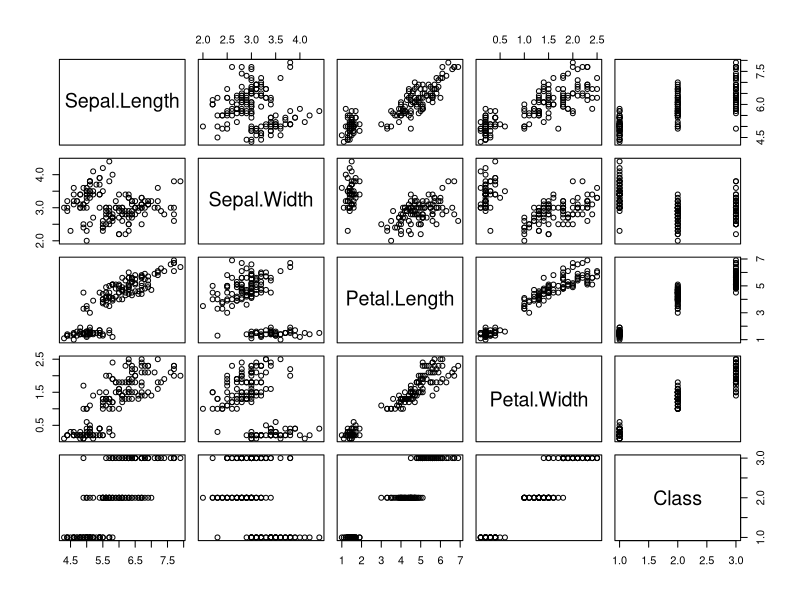
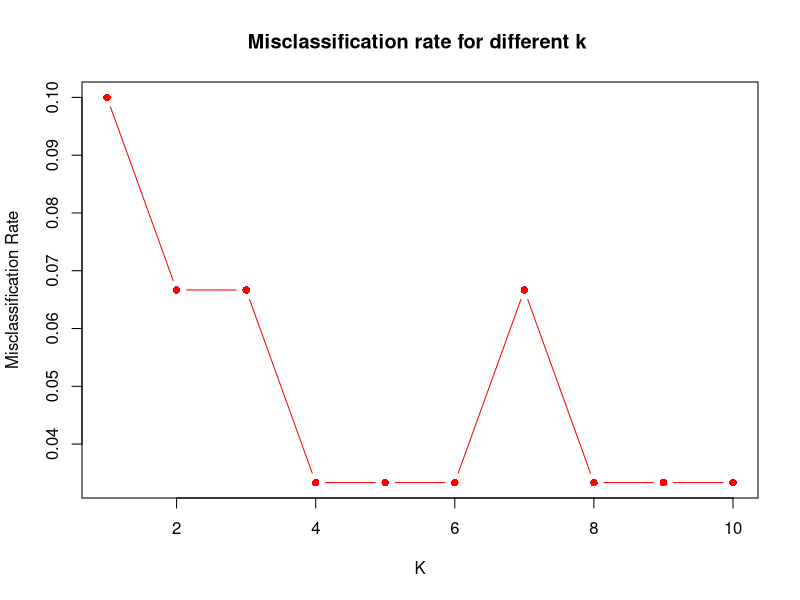
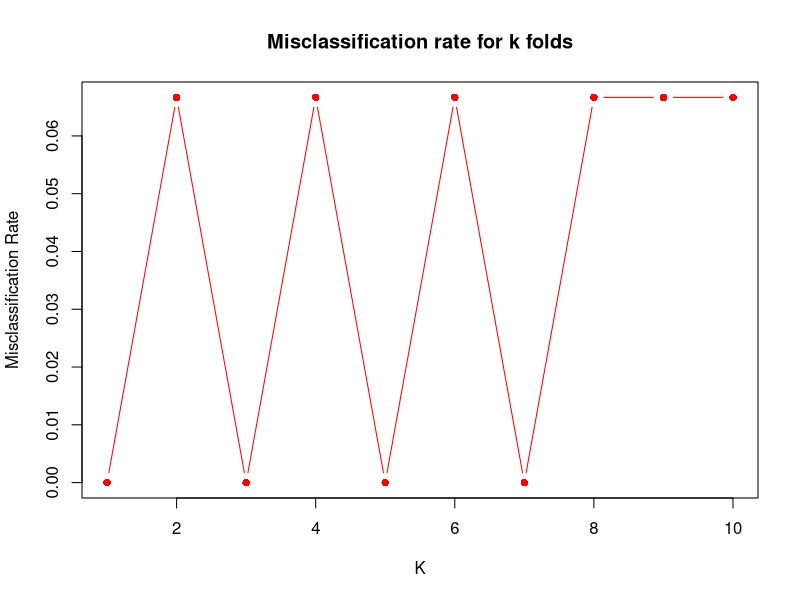
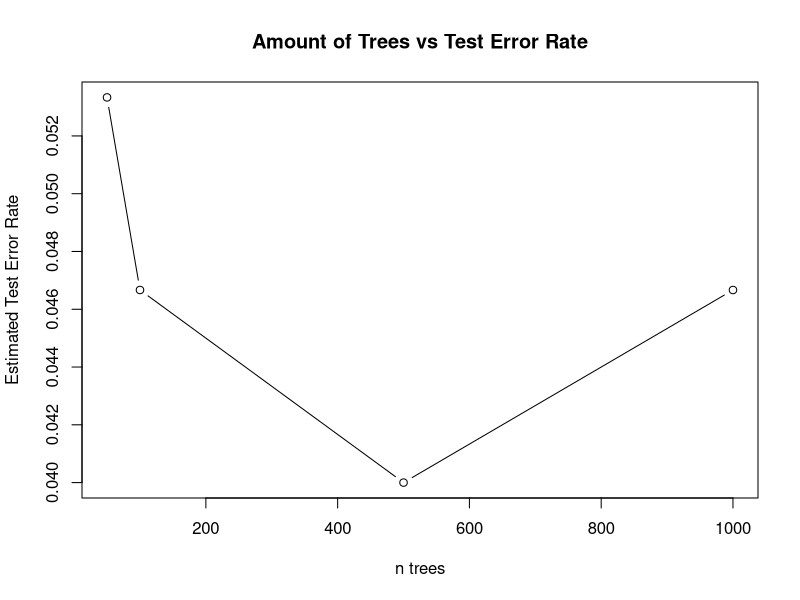
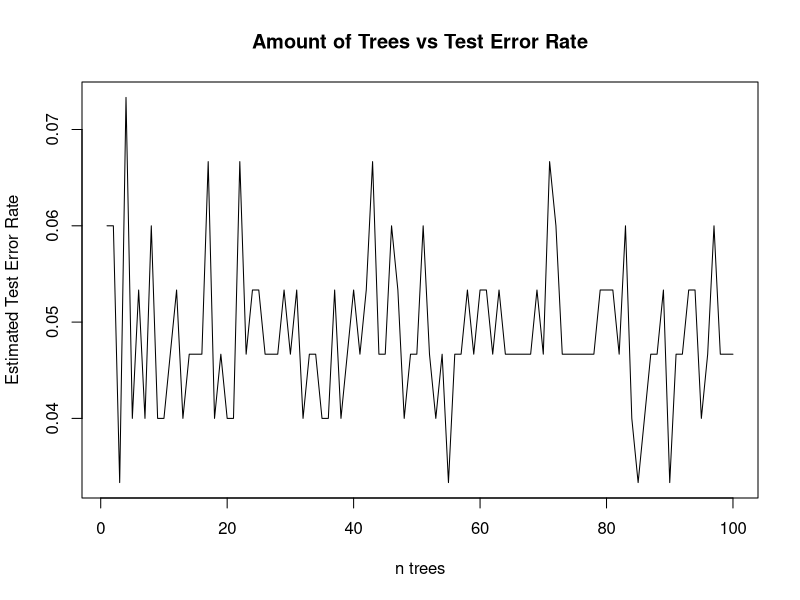
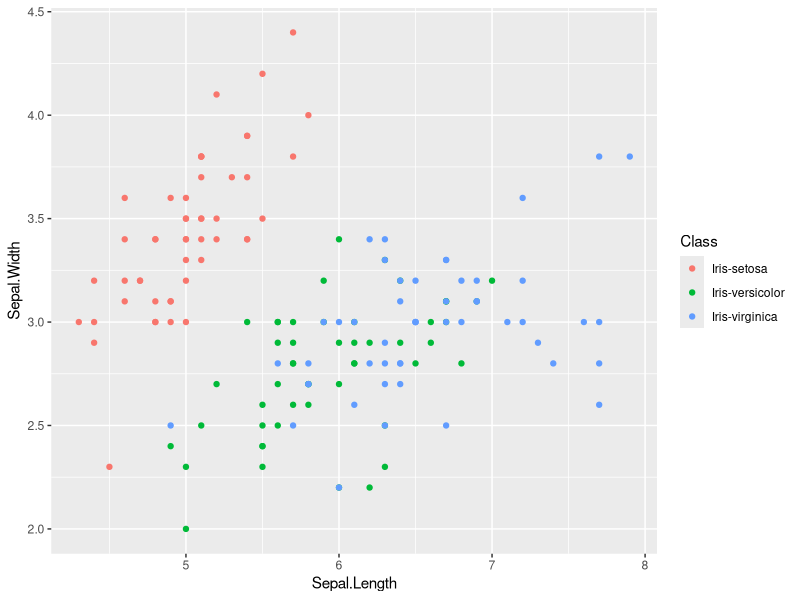
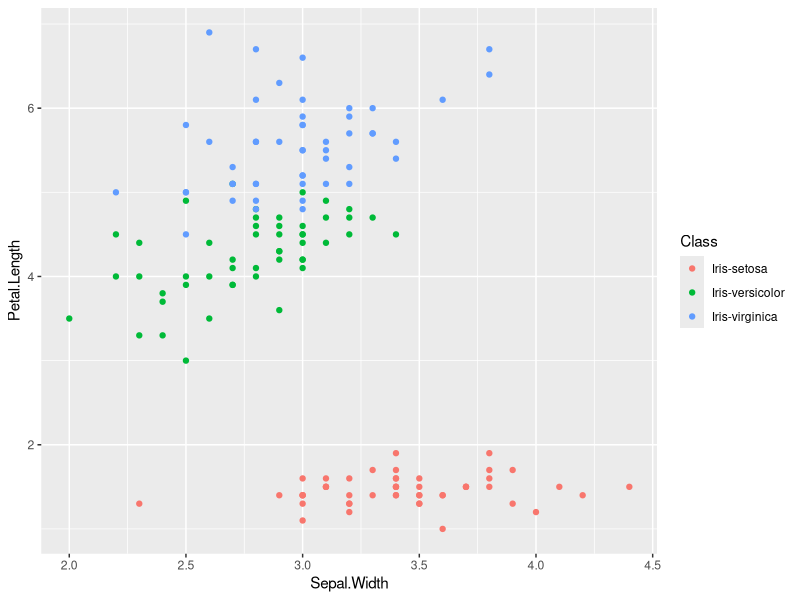
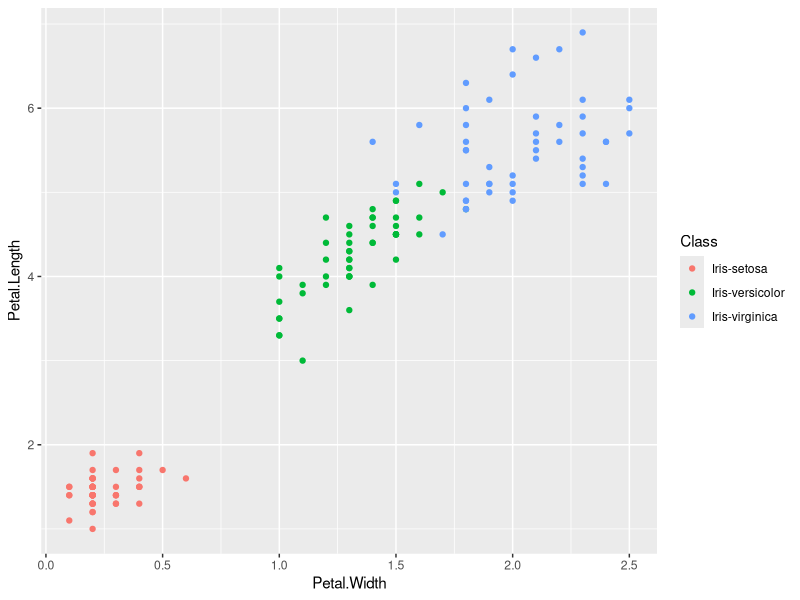

Here is the R script that generated these plots, in order:
## ---- chunk 1
knitr::opts_chunk$set(echo = TRUE)
## ---- chunk 2
#install.packages(c('randomForest', 'caret', 'class','ggplot2'))

library(class)
library(caret)
library(randomForest)
library(ggplot2)
library(MASS)

# load data from CSV
Iris <- read.csv("bezedekIris.csv")
View(Iris)
attach(Iris)

Iris$Class <- as.factor(Iris$Class) # for handling qualitative response
## ---- chunk 3
summary(Iris)
## ---- chunk 4
pairs(Iris)
## ---- chunk 5
cor(subset(Iris, select = -c(Class)))
## ---- chunk 6
set.seed(1)
k = 10
cv.error <- rep(0, k)
splits <- createFolds(Class, returnTrain = FALSE)
for(i in 1:k) {
  #Split into train and test
  test <- splits[[i]]
  train <- -(test)
  Iris.test <- Iris[test, ]
  Class.test <- Class[test]
  
  #Train model
  lda.fit <- lda(Class ~ ., data = Iris, subset = train)
  
  #Test model
  lda.pred <- predict(lda.fit, Iris.test)
  lda.class <- lda.pred$class
  cv.error[i] <- mean(lda.class != Class.test)
}
cv.error
mean(cv.error)

lda.fit <- lda(Class ~ ., data = Iris)
lda.fit
## ---- chunk 7
set.seed(1)
k = 10
cv.error <- rep(0, k)
splits <- createFolds(Class, returnTrain = FALSE)
for(i in 1:k) {
  #Split into train and test
  test <- splits[[i]]
  train <- -(test)
  Iris.test <- Iris[test, ]
  Class.test <- Class[test]
  
  #Train model
  qda.fit <- qda(Class ~ ., data = Iris, subset = train)
  
  #Test model
  qda.pred <- predict(qda.fit, Iris.test)
  qda.class <- qda.pred$class
  cv.error[i] <- mean(qda.class != Class.test)
}
cv.error
mean(cv.error)

qda.fit <- qda(Class ~ ., data = Iris)
qda.fit
## ---- chunk 8
set.seed(300)
##Divide the dataset randomly into train and test
train_indices = sample(1:nrow(Iris), 0.8 * nrow(Iris))
train_data=Iris[train_indices, ]
test_data=Iris[-train_indices, ]

## Choose the predictors and the response from the dataframe
predictors=names(train_data)[1:4]
response="Class"
correct_classification=numeric()
misclassification_rates=numeric()

## Fit the knn model on different values of k from 1 to 10
for (k_value in 1:10) {
  knn_predictions=knn(train = train_data[, predictors], test = test_data[, predictors], cl = train_data[, response], k = k_value)
  confusion_matrix=table(Actual = test_data[, response], Predicted = knn_predictions)
  ##Calculate the error using confusion matrix
  correct_classification=sum(diag(confusion_matrix)) / sum(confusion_matrix)
  misclassification_rate=1 - correct_classification
  misclassification_rates=c(misclassification_rates, misclassification_rate)
  sprintf("K = %s",k_value)
  sprintf("The confusion matrix of K= %s is %s",k_value,confusion_matrix)
  }

sprintf("The misclassification rate for different values of k is %s",paste(misclassification_rates,collapse = ","))

plot(1:10, misclassification_rates, type = "b", xlab = "K",pch=16,col="red", ylab = "Misclassification Rate", main = "Misclassification rate for different k ")
## ---- chunk 9
set.seed(123)
##Choose the predictors and response from the dataset
predictors = names(Iris)[1:4]
response = "Class"
irirs_data_2 = Iris[,c(predictors,response),drop=FALSE]

k_folds = 10
##Create folds for the validation process
folds = createFolds(irirs_data_2$Class,k=k_folds,list=TRUE,returnTrain = FALSE)
missclassification_rates = numeric()

for (fold_ind in folds){
  fold = unlist(fold_ind)
  ##Divide the dataset to train and test based on folds
  train_data = irirs_data_2[-fold,]
  test_data = irirs_data_2[fold,]
  ##Fit the knn model
  knn_predictions = knn(train = train_data[,predictors],test=test_data[,predictors],cl=train_data[,response],k=3)
  confusion_matrix = table(Actual=test_data[,response],Predicted=knn_predictions)
  ##Calculate error using the confusion matrix
  correct_classification = sum(diag(confusion_matrix))/sum(confusion_matrix)
  missclassification_rate = 1-correct_classification
  missclassification_rates = c(missclassification_rates,missclassification_rate)
}

sprintf("The misclassification rate for k folds are: %s",paste(missclassification_rates,collapse = ","))

plot(1:10, missclassification_rates, type = "b",pch =16,col="red", xlab = "K", ylab = "Misclassification Rate", main = "Misclassification rate for k folds")

###Calculate the mean error rate
average_missclassification = mean(missclassification_rates)
sprintf("The average misclassification rate after validation is %s",average_missclassification)

## ---- chunk 10
set.seed(1)
k=10
mis.errors.50=rep(k)
Iris.splits=createFolds(Iris$Class, k = k, returnTrain = FALSE)

for (i in 1:k){
  # split into train/test
  Iris.test=Iris[Iris.splits[[i]],]
  Iris.train=Iris[-Iris.splits[[i]],]
  
  # train model
  rf.fit = randomForest(Iris.train$Class ~ ., data=Iris.train, type='classification',importance=TRUE, proximity=TRUE, ntree=50) 
  
  # predict on test and get error from confusion matrix
  predictions=predict(rf.fit, Iris.test)
  rf.cm=table(predictions,Iris.test$Class)
  mis.error=1-sum(diag(rf.cm))/sum(rf.cm)
  
  mis.errors.50[i]=mis.error
}

mean(mis.errors.50)
## ---- chunk 11
set.seed(1)
k=10
mis.errors.100=rep(k)
Iris.splits=createFolds(Iris$Class, k = k, returnTrain = FALSE)

for (i in 1:k){
  # split into train/test
  Iris.test=Iris[Iris.splits[[i]],]
  Iris.train=Iris[-Iris.splits[[i]],]
  
  # train model
  rf.fit = randomForest(Iris.train$Class ~ ., data=Iris.train, type='classification',importance=TRUE, proximity=TRUE, ntree=100) 
  
  # predict on test and get error from confusion matrix
  predictions=predict(rf.fit, Iris.test)
  rf.cm=table(predictions,Iris.test$Class)
  mis.error=1-sum(diag(rf.cm))/sum(rf.cm)
  
  mis.errors.100[i]=mis.error
}

mean(mis.errors.100)
## ---- chunk 12
set.seed(1)
k=10
mis.errors.500=rep(k)
Iris.splits=createFolds(Iris$Class, k = k, returnTrain = FALSE)

for (i in 1:k){
  # split into train/test
  Iris.test=Iris[Iris.splits[[i]],]
  Iris.train=Iris[-Iris.splits[[i]],]
  
  # train model
  rf.fit = randomForest(Iris.train$Class ~ ., data=Iris.train, type='classification',importance=TRUE, proximity=TRUE, ntree=500) 
  
  # predict on test and get error from confusion matrix
  predictions=predict(rf.fit, Iris.test)
  rf.cm=table(predictions,Iris.test$Class)
  mis.error=1-sum(diag(rf.cm))/sum(rf.cm)
  
  mis.errors.500[i]=mis.error
}

mean(mis.errors.500)
## ---- chunk 13
set.seed(1)
k=10
mis.errors.1000=rep(k)
Iris.splits=createFolds(Iris$Class, k = k, returnTrain = FALSE)

for (i in 1:k){
  # split into train/test
  Iris.test=Iris[Iris.splits[[i]],]
  Iris.train=Iris[-Iris.splits[[i]],]
  
  # train model
  rf.fit = randomForest(Iris.train$Class ~ ., data=Iris.train, type='classification',importance=TRUE, proximity=TRUE, ntree=1000) 
  
  # predict on test and get error from confusion matrix
  predictions=predict(rf.fit, Iris.test)
  rf.cm=table(predictions,Iris.test$Class)
  mis.error=1-sum(diag(rf.cm))/sum(rf.cm)
  
  mis.errors.1000[i]=mis.error
}

mean(mis.errors.1000)
## ---- chunk 14
ave.errors=c(mean(mis.errors.50),mean(mis.errors.100),mean(mis.errors.500),mean(mis.errors.1000))

plot(c(50,100,500,1000),ave.errors, xlab = 'n trees', ylab='Estimated Test Error Rate', type='b')

title('Amount of Trees vs Test Error Rate')
## ---- chunk 15
set.seed(1)
ntree.max=100
k=10

n.errors=rep(ntree.max) # store avg error for each model

# cross-validate each model with increasing ntree
for (n in 1:ntree.max){
  k.errors=rep(k)
  Iris.splits=createFolds(Iris$Class, k = k, returnTrain = FALSE)
  
  for (i in 1:k){
    # split into train/test
    Iris.test=Iris[Iris.splits[[i]],]
    Iris.train=Iris[-Iris.splits[[i]],]
    
    # train model
    rf.fit = randomForest(Iris.train$Class ~ ., data=Iris.train, type='classification',importance=TRUE, proximity=TRUE, ntree=n) 
    
    # predict on test and get error from confusion matrix
    predictions=predict(rf.fit, Iris.test)
    rf.cm=table(predictions,Iris.test$Class)
    mis.error=1-sum(diag(rf.cm))/sum(rf.cm)
    
    k.errors[i]=mis.error
  }
  n.errors[n]=mean(k.errors)
}
## ---- chunk 16
error.min=min(n.errors)
error.min.index=which.min(n.errors)
error.min
error.min.index

plot(seq(1:ntree.max),n.errors, xlab = 'n trees', ylab='Estimated Test Error Rate', type='l')
title('Amount of Trees vs Test Error Rate')
## ---- chunk 17
ggplot(data = iris,aes(x=Sepal.Length,y=Sepal.Width,col=Class))+geom_point()
## ---- chunk 18
ggplot(data = iris,aes(x=Sepal.Width,y=Petal.Length,col=Class))+geom_point()
## ---- chunk 19
ggplot(data = iris,aes(x=Petal.Width,y=Petal.Length,col=Class))+geom_point()
## ---- chunk 20
ggplot(data = iris,aes(x=Petal.Width,y=Sepal.Length,col=Class))+geom_point()
## ---- chunk 21
ggplot(data = iris,aes(x=Petal.Length,y=Sepal.Length,col=Class))+geom_point()
## ---- chunk 22
ggplot(data = iris,aes(x=Petal.Width,y=Sepal.Width,col=Class))+geom_point()
